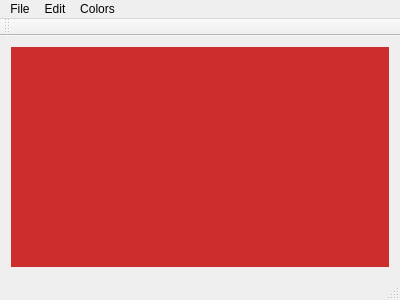
<?xml version="1.0" encoding="UTF-8"?>
<ui version="4.0">
 <class>MainWindow</class>
 <widget class="QMainWindow" name="MainWindow">
  <property name="geometry">
   <rect>
    <x>0</x>
    <y>0</y>
    <width>400</width>
    <height>300</height>
   </rect>
  </property>
  <property name="windowTitle">
   <string>TreeModeler</string>
  </property>
  <widget class="QWidget" name="centralWidget">
   <layout class="QHBoxLayout" name="horizontalLayout">
    <item>
     <widget class="GLwidget" name="widget" native="true">
      <property name="cursor">
       <cursorShape>CrossCursor</cursorShape>
      </property>
      <property name="styleSheet">
       <string notr="true">background-color: rgb(206, 45, 45);</string>
      </property>
     </widget>
    </item>
   </layout>
  </widget>
  <widget class="QMenuBar" name="menuBar">
   <property name="geometry">
    <rect>
     <x>0</x>
     <y>0</y>
     <width>400</width>
     <height>25</height>
    </rect>
   </property>
   <widget class="QMenu" name="menuFile">
    <property name="title">
     <string>File</string>
    </property>
    <addaction name="actionExit"/>
   </widget>
   <widget class="QMenu" name="menuShapes">
    <property name="title">
     <string>Edit</string>
    </property>
    <addaction name="actionDraw"/>
    <addaction name="actionGenerate_L_System"/>
    <addaction name="actionView_3D_Model"/>
    <addaction name="actionClear"/>
   </widget>
   <widget class="QMenu" name="menuColors">
    <property name="title">
     <string>Colors</string>
    </property>
    <addaction name="actionRed"/>
    <addaction name="actionGreen"/>
    <addaction name="actionBlue"/>
    <addaction name="actionYellow"/>
   </widget>
   <addaction name="menuFile"/>
   <addaction name="menuShapes"/>
   <addaction name="menuColors"/>
  </widget>
  <widget class="QToolBar" name="mainToolBar">
   <attribute name="toolBarArea">
    <enum>TopToolBarArea</enum>
   </attribute>
   <attribute name="toolBarBreak">
    <bool>false</bool>
   </attribute>
  </widget>
  <widget class="QStatusBar" name="statusBar"/>
  <action name="actionExit">
   <property name="text">
    <string>Exit</string>
   </property>
  </action>
  <action name="actionTriangle">
   <property name="text">
    <string>Triangle</string>
   </property>
  </action>
  <action name="actionLine">
   <property name="text">
    <string>Line</string>
   </property>
  </action>
  <action name="actionPentagon">
   <property name="text">
    <string>Pentagon</string>
   </property>
  </action>
  <action name="actionQuad">
   <property name="text">
    <string>Quad</string>
   </property>
  </action>
  <action name="actionCircle">
   <property name="text">
    <string>Circle</string>
   </property>
  </action>
  <action name="actionRed">
   <property name="text">
    <string>Red</string>
   </property>
  </action>
  <action name="actionGreen">
   <property name="text">
    <string>Green</string>
   </property>
  </action>
  <action name="actionBlue">
   <property name="text">
    <string>Blue</string>
   </property>
  </action>
  <action name="actionYellow">
   <property name="text">
    <string>Yellow</string>
   </property>
  </action>
  <action name="actionDraw">
   <property name="text">
    <string>Draw</string>
   </property>
  </action>
  <action name="actionGenerate_L_System">
   <property name="text">
    <string>Generate L System</string>
   </property>
  </action>
  <action name="actionView_3D_Model">
   <property name="text">
    <string>View 3D Model</string>
   </property>
  </action>
  <action name="actionClear">
   <property name="text">
    <string>Clear</string>
   </property>
  </action>
 </widget>
 <layoutdefault spacing="6" margin="11"/>
 <customwidgets>
  <customwidget>
   <class>GLwidget</class>
   <extends>QWidget</extends>
   <header>glwidget.h</header>
   <container>1</container>
  </customwidget>
 </customwidgets>
 <resources/>
 <connections/>
</ui>
